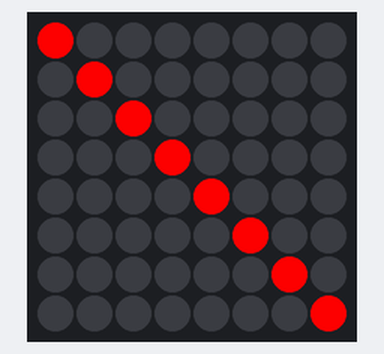
This program was run on a simulated Raspberry Pi (BCM pin numbers) with a Sense HAT. Parts: the Sense HAT's 8×8 RGB LED matrix. At 4.0 s the program stops and its outputs stay as they are.

Above: at 0.1 s.

The program:

tetris.py
```python
from sense_hat import SenseHat
import time

# Shape object.
class Shape():
    # Different shapes
    Straight = 1
    Square = 2
    T = 3
    J = 4
    L = 5
    S = 6
    Z = 7

    # Constructor
    def __init__(self, shapetype = Square, X = 0, Y = 0):
        # Type of shape.
        self.shapetype = shapetype
        # Location.
        self.X = X
        self.Y = Y

    # Draw the shape.
    def getshape(self):
        if self.shapetype == Straight:
            return [[1,1,1,1]]
        elif self.shapetype == Square:
            return [[1,1],[1,1]]
        elif self.shapetype == T:
            return [[1,1,1],[0,1,0]]

    def getcolor(self):
        if self.shapetype == Straight:
            return [0,255,255]
        elif self.shapetype == Square:
            return [255,255,0]
        elif self.shapetype == T:
            return [255,0,255]
        elif self.shapetype == J:
            return [0,0,255]
        elif self.shapetype == L:
            return [255,165,0]
        elif self.shapetype == S:
            return [0,255,0]
        elif self.shapetype == Z:
            return [255,0,0]


class Tetris:
    def __init__(self):
        # Connect to the sense hat.
        self.sensehat = SenseHat()
        # List of all shapes.
        self.shapes = [Shape(Shape.Square)]

    def play(self):
        # TODO - Loop the game.
        self.drawscreen()

        # Sleep for a while.
        time.sleep(4)

    def drawscreen(self):
        # Create a new background.
        B = [0,0,0] # Black
        R = [255,0,0] # Red
        pixels = []
        for ij in range(8):
            row = []
            for jk in range(8):
                if jk == ij:
                    row.append(R)
                else:
                    row.append(B)

            pixels.append(row)

        # Flatten out to one list.
        pixels = [p for l in pixels for p in l]
        # Draw.
        self.sensehat.set_pixels(pixels)


# Main entry point.
if __name__ == "__main__":
    # Create a game of tetris.
    mygame = Tetris()
    mygame.play()
```
